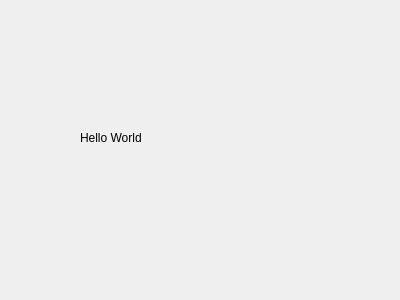
<?xml version="1.0" encoding="UTF-8"?>
<ui version="4.0">
 <class>SubProC</class>
 <widget class="QWidget" name="SubProC">
  <property name="geometry">
   <rect>
    <x>0</x>
    <y>0</y>
    <width>400</width>
    <height>300</height>
   </rect>
  </property>
  <property name="windowTitle">
   <string>SubProC</string>
  </property>
  <widget class="QLabel" name="label">
   <property name="geometry">
    <rect>
     <x>80</x>
     <y>130</y>
     <width>151</width>
     <height>16</height>
    </rect>
   </property>
   <property name="text">
    <string>Hello World</string>
   </property>
  </widget>
 </widget>
 <layoutdefault spacing="6" margin="11"/>
 <resources/>
 <connections/>
</ui>
